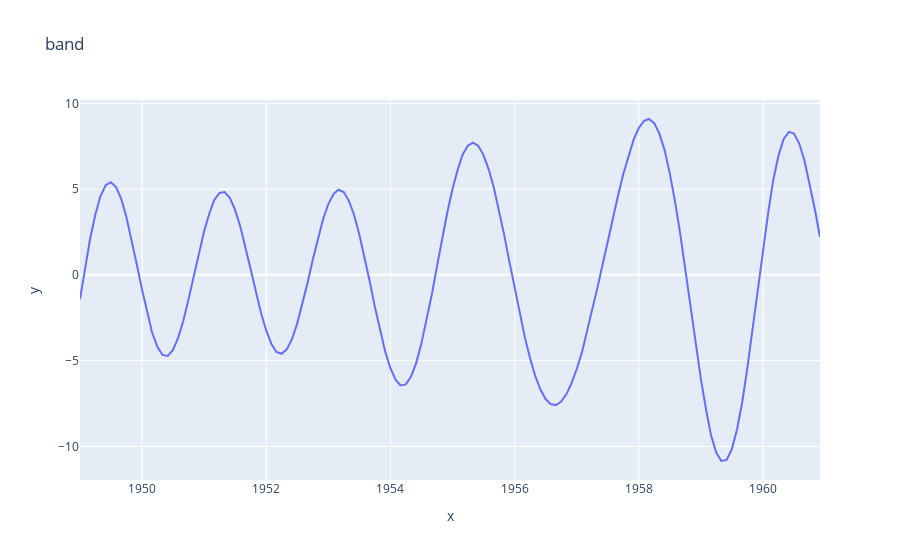

The cell this chart's notebook holds for it:
### Code cell
low_high_band(5, [0.05, 0.1], 'band')

### Figure 1 — Plotly figure (JSON) as saved in the notebook; plotly's stock layout.template omitted (floating-point values rounded to 4 significant figures; data arrays with more than 128 entries replaced by an {"elided": "..."} marker saying what was removed)
{"data": [{"hovertemplate": "x=%{x}<br>y=%{y}<extra></extra>", "legendgroup": "", "line": {"color": "#636efa", "dash": "solid"}, "marker": {"symbol": "circle"}, "mode": "lines", "name": "", "orientation": "v", "showlegend": false, "type": "scatter", "x": {"elided": "144 str values"}, "xaxis": "x", "y": {"elided": "144 float values"}, "yaxis": "y"}], "layout": {"legend": {"tracegroupgap": 0}, "title": {"text": "band"}, "xaxis": {"anchor": "y", "domain": [0, 1], "title": {"text": "x"}}, "yaxis": {"anchor": "x", "domain": [0, 1], "title": {"text": "y"}}}}
